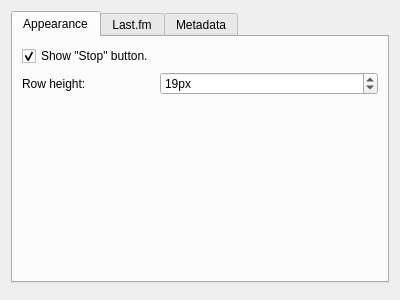
<?xml version="1.0" encoding="UTF-8"?>
<ui version="4.0">
 <class>DialogPreferences</class>
 <widget class="QDialog" name="DialogPreferences">
  <property name="windowModality">
   <enum>Qt::WindowModal</enum>
  </property>
  <property name="geometry">
   <rect>
    <x>0</x>
    <y>0</y>
    <width>400</width>
    <height>300</height>
   </rect>
  </property>
  <property name="minimumSize">
   <size>
    <width>400</width>
    <height>300</height>
   </size>
  </property>
  <property name="windowTitle">
   <string>Preferences</string>
  </property>
  <layout class="QVBoxLayout" name="verticalLayout">
   <item>
    <widget class="QTabWidget" name="tabWidget">
     <property name="currentIndex">
      <number>0</number>
     </property>
     <widget class="QWidget" name="tabAppearance">
      <attribute name="title">
       <string>Appearance</string>
      </attribute>
      <layout class="QFormLayout" name="formLayout">
       <property name="fieldGrowthPolicy">
        <enum>QFormLayout::AllNonFixedFieldsGrow</enum>
       </property>
       <item row="0" column="0">
        <widget class="QCheckBox" name="editShowButtonStop">
         <property name="text">
          <string>Show &quot;Stop&quot; button.</string>
         </property>
         <property name="checked">
          <bool>true</bool>
         </property>
        </widget>
       </item>
       <item row="1" column="0">
        <widget class="QLabel" name="lblRowHeight">
         <property name="text">
          <string>Row height:</string>
         </property>
        </widget>
       </item>
       <item row="1" column="1">
        <widget class="QSpinBox" name="editRowHeight">
         <property name="suffix">
          <string>px</string>
         </property>
         <property name="minimum">
          <number>15</number>
         </property>
         <property name="maximum">
          <number>50</number>
         </property>
         <property name="value">
          <number>19</number>
         </property>
        </widget>
       </item>
      </layout>
     </widget>
     <widget class="QWidget" name="tabLastFm">
      <attribute name="title">
       <string>Last.fm</string>
      </attribute>
      <layout class="QGridLayout" name="gridLayout">
       <item row="0" column="0">
        <widget class="QGroupBox" name="groupUseLastFm">
         <property name="title">
          <string>Use Last.fm</string>
         </property>
         <property name="checkable">
          <bool>true</bool>
         </property>
         <property name="checked">
          <bool>false</bool>
         </property>
         <layout class="QGridLayout" name="gridLayout_2">
          <item row="0" column="0" colspan="2">
           <widget class="QLabel" name="lblLastFmDescription">
            <property name="text">
             <string>If this is not yet done, you must connect your account to the application. Use this button to open a navigator, and perform the connection:</string>
            </property>
            <property name="wordWrap">
             <bool>true</bool>
            </property>
           </widget>
          </item>
          <item row="1" column="0" colspan="2">
           <widget class="QCommandLinkButton" name="btnLastFm">
            <property name="text">
             <string>Connect to Last.fm</string>
            </property>
           </widget>
          </item>
          <item row="2" column="0" colspan="2">
           <spacer name="verticalSpacer">
            <property name="orientation">
             <enum>Qt::Vertical</enum>
            </property>
            <property name="sizeHint" stdset="0">
             <size>
              <width>20</width>
              <height>40</height>
             </size>
            </property>
           </spacer>
          </item>
          <item row="3" column="0">
           <widget class="QLabel" name="lblLastFmPercentage">
            <property name="text">
             <string>Percentage of reading before scrobbling:</string>
            </property>
           </widget>
          </item>
          <item row="3" column="1">
           <widget class="QSpinBox" name="editLastFmPercentage">
            <property name="suffix">
             <string> %</string>
            </property>
            <property name="minimum">
             <number>50</number>
            </property>
            <property name="maximum">
             <number>100</number>
            </property>
            <property name="value">
             <number>60</number>
            </property>
           </widget>
          </item>
         </layout>
        </widget>
       </item>
      </layout>
     </widget>
     <widget class="QWidget" name="tabMetaData">
      <attribute name="title">
       <string>Metadata</string>
      </attribute>
      <layout class="QVBoxLayout" name="verticalLayout_2">
       <item>
        <widget class="QGroupBox" name="groupBox">
         <property name="title">
          <string>Saving</string>
         </property>
         <layout class="QFormLayout" name="formLayout_2">
          <property name="fieldGrowthPolicy">
           <enum>QFormLayout::AllNonFixedFieldsGrow</enum>
          </property>
          <item row="0" column="0">
           <widget class="QCheckBox" name="checkBox">
            <property name="text">
             <string>Write song duration.</string>
            </property>
           </widget>
          </item>
          <item row="1" column="0">
           <widget class="QCheckBox" name="checkBox_2">
            <property name="text">
             <string>Write play count.</string>
            </property>
           </widget>
          </item>
          <item row="2" column="0">
           <widget class="QCheckBox" name="checkBox_3">
            <property name="text">
             <string>Write rating.</string>
            </property>
           </widget>
          </item>
         </layout>
        </widget>
       </item>
       <item>
        <widget class="QGroupBox" name="groupBox_2">
         <property name="title">
          <string>Loading</string>
         </property>
         <layout class="QFormLayout" name="formLayout_3">
          <item row="0" column="0">
           <widget class="QCheckBox" name="checkBox_4">
            <property name="text">
             <string>Automatically compute sorting fields.</string>
            </property>
           </widget>
          </item>
         </layout>
        </widget>
       </item>
      </layout>
     </widget>
    </widget>
   </item>
   <item>
    <widget class="QDialogButtonBox" name="buttonBox"/>
   </item>
  </layout>
 </widget>
 <resources/>
 <connections>
  <connection>
   <sender>buttonBox</sender>
   <signal>accepted()</signal>
   <receiver>DialogPreferences</receiver>
   <slot>accept()</slot>
   <hints>
    <hint type="sourcelabel">
     <x>248</x>
     <y>254</y>
    </hint>
    <hint type="destinationlabel">
     <x>157</x>
     <y>274</y>
    </hint>
   </hints>
  </connection>
  <connection>
   <sender>buttonBox</sender>
   <signal>rejected()</signal>
   <receiver>DialogPreferences</receiver>
   <slot>reject()</slot>
   <hints>
    <hint type="sourcelabel">
     <x>316</x>
     <y>260</y>
    </hint>
    <hint type="destinationlabel">
     <x>286</x>
     <y>274</y>
    </hint>
   </hints>
  </connection>
 </connections>
</ui>
